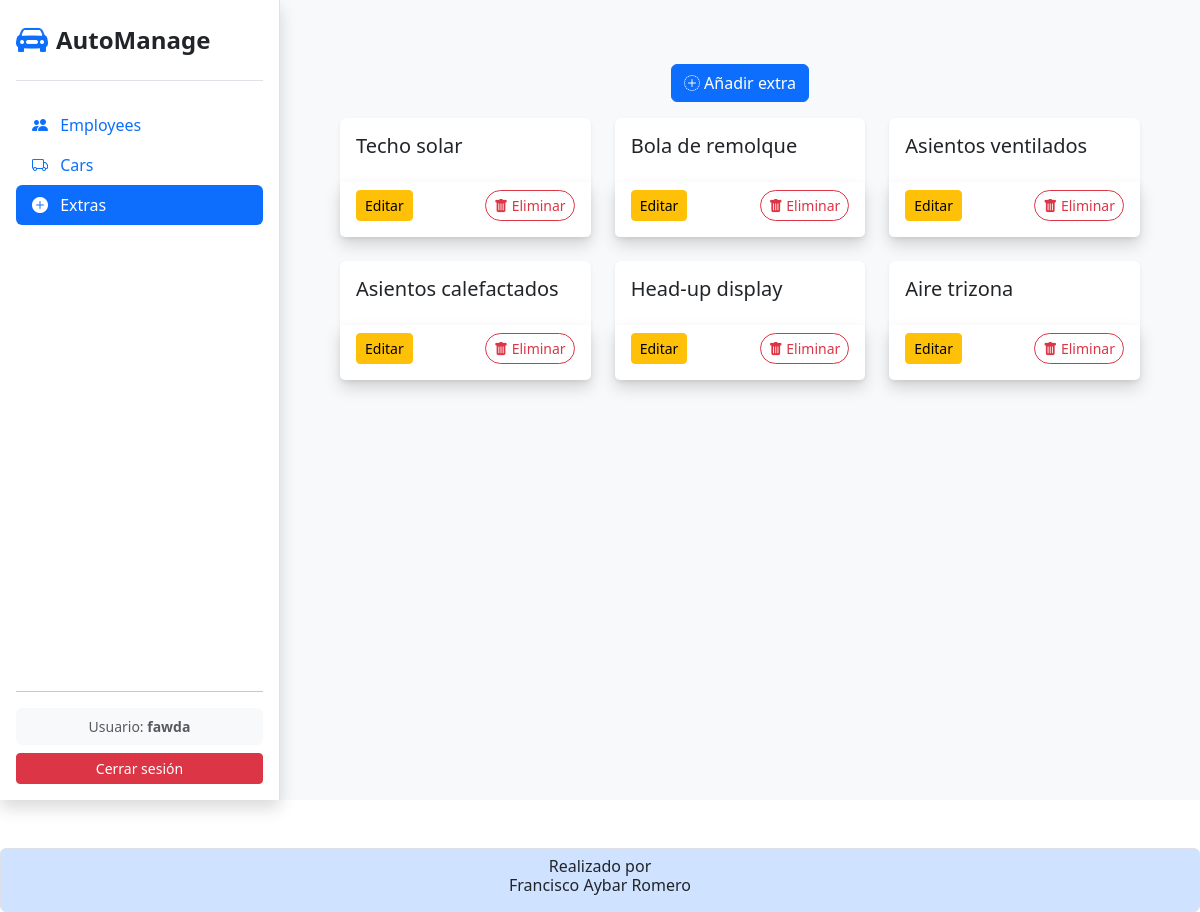
/extras/ (signed in), run on the app's committed database.
### app_agencia_coches/models.py (models this page shows)
class Extra(models.Model):
    nombre = models.CharField(
        max_length = 100,
        default = ''
    )
    def __str__(self):
        return self.nombre

### app_agencia_coches/views.py (the view)
# urls.py: path('extras/', views.extras, name='extras'),
@login_required
def extras (request):
    extras = Extra.objects.all()
    return render(request, 'extras/extras.html', {'extras':extras})

### app_agencia_coches/templates/extras/extras.html (shortened to what this page needs)
{%extends 'index.html'%}
{%block content%}
<div class="container">
    <div class="my-3 d-flex justify-content-center">
        <a href="{% url 'extras_create' %}" class="btn btn-primary">
            <i class="bi bi-plus-circle-dotted"></i>
            Añadir extra
        </a>
    </div>
    <div class="row row-cols-1 row-cols-md-2 row-cols-lg-3 g-4">
        {% for extra in extras %}
            <div class="col">
                <div class="card h-100 shadow-sm border-0 card-hover">
                    <div class="card-body">
                        <h5 class="card-title">{{ extra }}</h5>
                    </div>
                    <div class="card-footer bg-white d-flex justify-content-between border-0 pb-3 shadow">
                        <a href="{% url 'extras_edit' extra.id %}" class="btn btn-sm btn-warning">
                            Editar
                        </a>
                        <button type="button" class="btn btn-outline-danger btn-sm rounded-pill" data-bs-toggle="modal" data-bs-target="#deleteExtraModal{{ extra.id }}">
                            <i class="bi bi-trash-fill"></i>
                            Eliminar
                        </button>
                    </div>
                </div>
            </div>
        {% endfor %}
    </div>
</div>
{%endblock content%}

### app_agencia_coches/templates/index.html (shortened to what this page needs)
<!doctype html>
<html lang="es-ES">
    <head>
        {% block css %}
        <link
            href="https://cdn.jsdelivr.net/npm/bootstrap@5.3.2/dist/css/bootstrap.min.css"
            rel="stylesheet"
        />
        {% endblock css %}
        {% block icon %}
        <link rel="stylesheet" href="https://cdn.jsdelivr.net/npm/bootstrap-icons@1.13.1/font/bootstrap-icons.min.css">
        {% endblock icon %}
        {% load static %}
        <link rel="stylesheet" href="{% static 'css/blur_detalles.css' %}">
        <link rel="stylesheet" href="{% static 'css/style_sidebar.css' %}">
    </head>
    <body>
        <div id="wrapper">
            <nav id="sidebar" class="bg-white shadow d-flex flex-column p-3 sticky-top">
                <div class="d-flex justify-content-between align-items-center border-bottom pb-3 mb-4">
                    <a href="{% url 'dashboard' %}" class="d-flex align-items-center text-decoration-none">
                        <i class="bi bi-car-front-fill fs-2 text-primary me-2"></i>
                        <span class="fs-4 fw-bold text-dark">AutoManage</span>
                    </a>
                </div>
                <ul class="nav nav-pills flex-column mb-auto">
                    <li class="nav-item">
                        <a class="nav-link {% if request.resolver_match.url_name == 'employees' %}active{% endif %}" href="{% url 'employees' %}">
                            <i class="bi bi-people-fill me-2"></i> Employees
                        </a>
                    </li>
                    <li class="nav-item">
                        <a class="nav-link {% if request.resolver_match.url_name == 'cars' %}active{% endif %}" href="{% url 'cars' %}">
                            <i class="bi bi-truck me-2"></i> Cars
                        </a>
                    </li>
                    <li class="nav-item">
                        <a class="nav-link {% if request.resolver_match.url_name == 'extras' %}active{% endif %}" href="{% url 'extras' %}">
                            <i class="bi bi-plus-circle-fill me-2"></i> Extras
                        </a>
                    </li>
                </ul>
                <hr>
                <div class="dropdown">
                    {% if user.is_authenticated %}
                        <div class="p-2 bg-light rounded mb-2 text-center">
                            <small class="text-muted d-block small">Usuario: <strong>{{ user.username }}</strong></small>
                        </div>
                        <form action="{% url 'logout' %}" method="post" class="m-0">
                            <button type="submit" class="btn btn-danger w-100 btn-sm">Cerrar sesión</button>
                        </form>
                    {% endif %}
                </div>
            </nav>
            <main class="main-content w-100 bg-light p-3 p-md-5">
                <div class="toast-container position-fixed bottom-0 end-0 p-3">
                </div>
                {% block content %}{% endblock %}
            </main>
        </div>
        {%block footer%}
        <footer class="mt-5 p-2 text-center border rounded bg-primary-subtle">
            <h6>
                Realizado por<br> Francisco Aybar Romero
            </h6>
        </footer>
        {%endblock footer%}
    </body>
</html>

### static/css/style_sidebar.css (style rules this page uses)
#wrapper { display: flex; align-items: stretch; }
#sidebar { min-width: 280px; max-width: 280px; height: 100vh; position: fixed; top: 0; left: 0; display: flex; flex-direction: column; z-index: 1000; background-color: #fff; border-right: 1px solid #dee2e6; }
.main-content { flex: 1; margin-left: 280px; min-height: 100vh; background-color: #f8f9fa; }

### data on the page
Extra: nombre "Techo solar"
Extra: nombre "Bola de remolque"
Extra: nombre "Asientos ventilados"
Extra: nombre "Asientos calefactados"
Extra: nombre "Head-up display"
Extra: nombre "Aire trizona"

### other printed values
{{ user.username }} "fawda"
